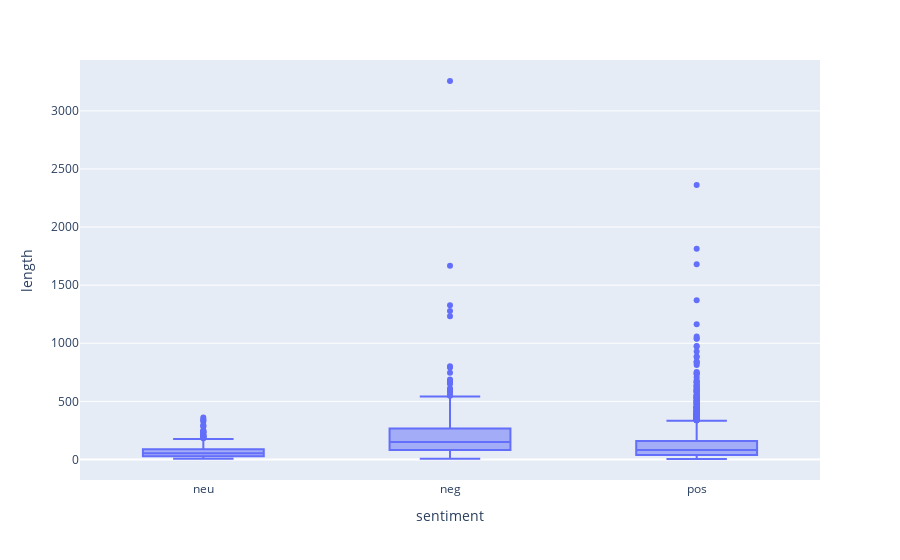

The code cell stored with this chart in its notebook:
### Code cell
# The longest review were positive followed by negative

px.box(df, x = "sentiment", y = "length").update_xaxes(categoryorder = 'total ascending')

### Figure 1 — Plotly figure (JSON) as saved in the notebook; plotly's stock layout.template omitted (floating-point values rounded to 4 significant figures; data arrays with more than 128 entries replaced by an {"elided": "..."} marker saying what was removed)
{"data": [{"alignmentgroup": "True", "hovertemplate": "sentiment=%{x}<br>length=%{y}<extra></extra>", "legendgroup": "", "marker": {"color": "#636efa"}, "name": "", "notched": false, "offsetgroup": "", "orientation": "v", "showlegend": false, "type": "box", "x": {"elided": "2938 str values"}, "x0": " ", "xaxis": "x", "y": {"elided": "2938 int values"}, "y0": " ", "yaxis": "y"}], "layout": {"boxmode": "group", "legend": {"tracegroupgap": 0}, "margin": {"t": 60}, "xaxis": {"anchor": "y", "categoryorder": "total ascending", "domain": [0, 1], "title": {"text": "sentiment"}}, "yaxis": {"anchor": "x", "domain": [0, 1], "title": {"text": "length"}}}}
